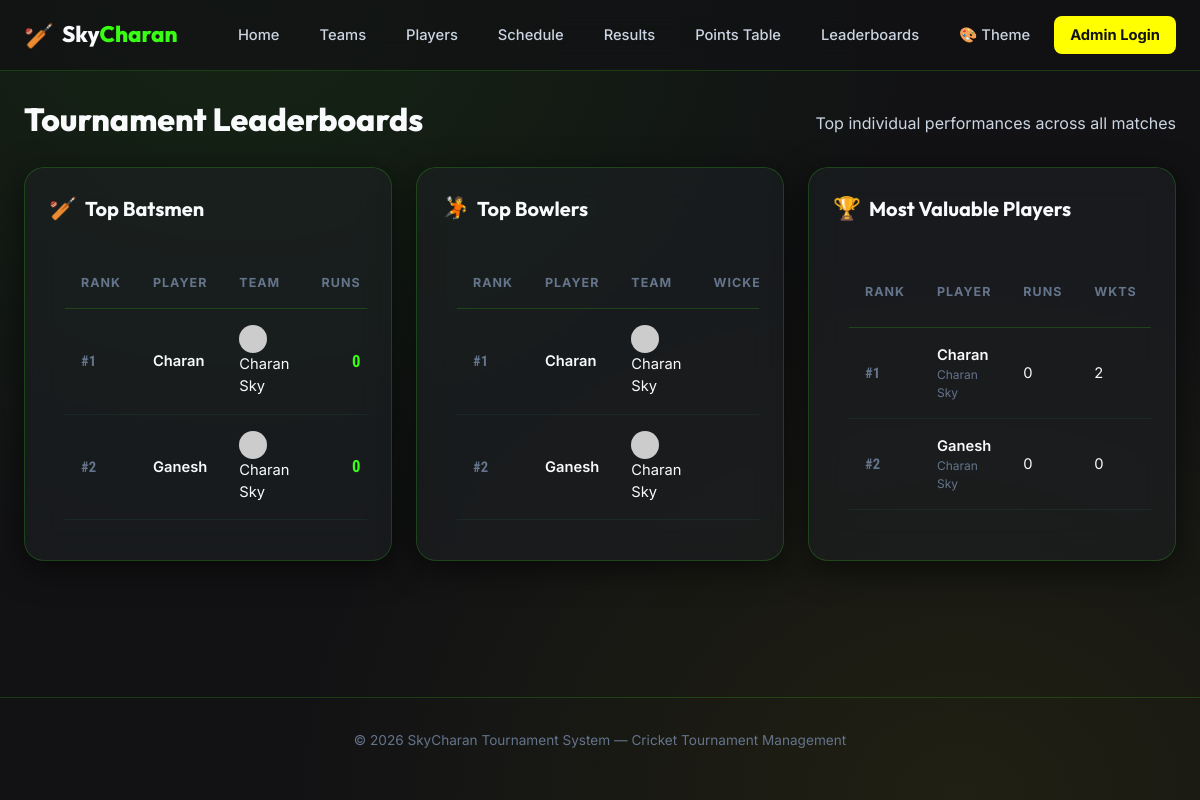
/leaderboards/, run on the app's committed database.
### tournament/models.py (models this page shows, shortened)
class Player(models.Model):
    BATSMAN = 'Batsman'
    BOWLER = 'Bowler'
    ALLROUNDER = 'All-rounder'
    ROLE_CHOICES = [
        (BATSMAN, 'Batsman'),
        (BOWLER, 'Bowler'),
        (ALLROUNDER, 'All-rounder'),
    ]
    name = models.CharField(max_length=100)
    role = models.CharField(max_length=20, choices=ROLE_CHOICES, default=BATSMAN)
    team = models.ForeignKey(Team, on_delete=models.CASCADE, related_name='players')
    runs = models.PositiveIntegerField(default=0)
    wickets = models.PositiveIntegerField(default=0)
    class Meta:
        ordering = ['team__name', 'name']

class Team(models.Model):
    name = models.CharField(max_length=100, unique=True)
    logo = models.URLField(blank=True, help_text="Optional logo image URL")
    coach_name = models.CharField(max_length=100, blank=True)
    class Meta:
        ordering = ['name']
    @property
    def logo_or_placeholder(self):
        if self.logo:
            return self.logo
        return "https://placehold.co/80x80/0f3d2e/ffffff?text=" + (self.name[:2].upper())

### tournament/views.py (the view)
# urls.py: path('leaderboards/', views.leaderboards, name='leaderboards'),
def leaderboards(request):
    top_batsmen = Player.objects.select_related('team').order_by('-runs')[:5]
    top_bowlers = Player.objects.select_related('team').order_by('-wickets')[:5]
    top_allrounders = Player.objects.select_related('team').annotate(
        mvp_score=F('runs') + (F('wickets') * 20)
    ).order_by('-mvp_score')[:5]
    context = {
        'top_batsmen': top_batsmen,
        'top_bowlers': top_bowlers,
        'top_allrounders': top_allrounders,
    }
    return render(request, 'tournament/leaderboards.html', context)

### tournament/context_processors.py (called while the page is built, shortened)
def live_match_context(request):
    live_match = Match.objects.filter(status=Match.LIVE).first()
    return {
        'global_live_match': None,
        'global_live_state': None,
        'global_live_rr': 0.0,
        'global_live_target_text': "",
    }

### tournament/templates/tournament/leaderboards.html (shortened to what this page needs)
{% extends 'tournament/base.html' %}
{% block content %}
<section class="section">
    <div class="section-header">
        <h1 class="page-title">Tournament Leaderboards</h1>
        <p class="page-subtitle">Top individual performances across all matches</p>
    </div>
    <div class="leaderboards-container">
        <div class="leaderboard-card glass">
            <h3 class="leaderboard-title">
                <span class="emoji">&#127951;</span> Top Batsmen
            </h3>
            <div class="table-wrapper">
                <table class="data-table">
                    <thead>
                        <tr>
                            <th>Rank</th>
                            <th>Player</th>
                            <th>Team</th>
                            <th style="text-align: right;">Runs</th>
                        </tr>
                    </thead>
                    <tbody>
                        {% for player in top_batsmen %}
                            <tr>
                                <td class="rank-cell">#{{ forloop.counter }}</td>
                                <td style="font-weight: 600;">{{ player.name }}</td>
                                <td>
                                    <img src="{{ player.team.logo_or_placeholder }}" alt="{{ player.team.name }}" class="team-logo-xs">
                                    {{ player.team.name }}
                                </td>
                                <td class="points-cell" style="text-align: right;">{{ player.runs }}</td>
                            </tr>
                        {% empty %}
                            <tr><td colspan="4" class="empty-state">No stats yet.</td></tr>
                        {% endfor %}
                    </tbody>
                </table>
            </div>
        </div>
        <div class="leaderboard-card glass">
            <h3 class="leaderboard-title">
                <span class="emoji">&#129342;</span> Top Bowlers
            </h3>
            <div class="table-wrapper">
                <table class="data-table">
                    <thead>
                        <tr>
                            <th>Rank</th>
                            <th>Player</th>
                            <th>Team</th>
                            <th style="text-align: right;">Wickets</th>
                        </tr>
                    </thead>
                    <tbody>
                        {% for player in top_bowlers %}
                            <tr>
                                <td class="rank-cell">#{{ forloop.counter }}</td>
                                <td style="font-weight: 600;">{{ player.name }}</td>
                                <td>
                                    <img src="{{ player.team.logo_or_placeholder }}" alt="{{ player.team.name }}" class="team-logo-xs">
                                    {{ player.team.name }}
                                </td>
                                <td class="points-cell" style="text-align: right; color: var(--error);">{{ player.wickets }}</td>
                            </tr>
                        {% empty %}
                            <tr><td colspan="4" class="empty-state">No stats yet.</td></tr>
                        {% endfor %}
                    </tbody>
                </table>
            </div>
        </div>
        <div class="leaderboard-card glass">
            <h3 class="leaderboard-title">
                <span class="emoji">&#127942;</span> Most Valuable Players
            </h3>
            <div class="table-wrapper">
                <table class="data-table">
                    <thead>
                        <tr>
                            <th>Rank</th>
                            <th>Player</th>
                            <th>Runs</th>
                            <th>Wkts</th>
                        </tr>
                    </thead>
                    <tbody>
                        {% for player in top_allrounders %}
                            <tr>
                                <td class="rank-cell">#{{ forloop.counter }}</td>
                                <td>
                                    <div style="font-weight: 600;">{{ player.name }}</div>
                                    <div style="font-size: 0.75rem; color: var(--text-muted);">{{ player.team.name }}</div>
                                </td>
                                <td>{{ player.runs }}</td>
                                <td>{{ player.wickets }}</td>
                            </tr>
                        {% empty %}
                            <tr><td colspan="5" class="empty-state">No stats yet.</td></tr>
                        {% endfor %}
                    </tbody>
                </table>
            </div>
        </div>
    </div>
</section>
{% endblock %}

### tournament/static/tournament/css/style.css (style rules this page uses)
:root, [data-theme="modern"] { --bg-primary: #121214; --bg-secondary: #1a1c1e; --bg-tertiary: #222528; --navbar-bg: rgba(18, 18, 20, 0.75); --bg-gradient: radial-gradient(ellipse at 20% 0%, rgba(57, 255, 20, 0.08), transparent 50%), radial-gradient(ellipse at 80% 100%, rgba(255, 255, 0, 0.06), transparent 50%); --hero-bg: radial-gradient(circle at 50% 30%, rgba(57, 255, 20, 0.12), transparent 60%), linear-gradient(180deg, rgba(20, 53, 13, 0.3), transparent); --surface: rgba(30, 34, 37, 0.55); --surface-hover: rgba(42, 48, 52, 0.65); --primary-rgb: 57, 255, 20; --accent-rgb: 255, 255, 0; --border: rgba(var(--primary-rgb), 0.18); --border-hover: rgba(var(--primary-rgb), 0.35); --primary: #39ff14; --primary-dark: #1dbb00; --primary-light: #8eff60; --secondary: #1a3d12; --accent: #ffff00; --accent-dark: #ccff00; --accent-text: #121212; --success: #39ff14; --warning: #ffff00; --error: #ff4d4d; --info: #38bdf8; --text-primary: #f8fafc; --text-secondary: #cbd5e1; --text-muted: #64748b; --space-1: 8px; --space-2: 16px; --space-3: 24px; --space-4: 32px; --space-5: 40px; --space-6: 64px; --radius-sm: 8px; --radius-md: 14px; --radius-lg: 20px; --radius-xl: 28px; --shadow-sm: 0 2px 8px rgba(0,0,0,0.4); --shadow-md: 0 8px 32px rgba(0,0,0,0.6); --shadow-glow: 0 0 40px rgba(var(--primary-rgb), 0.12); --font-body: 'Inter', system-ui, sans-serif; --font-display: 'Outfit', system-ui, sans-serif; --font-scores: 'Roboto Condensed', 'Montserrat', var(--font-display); }
*, *::before, *::after { box-sizing: border-box; margin: 0; padding: 0; }
html { scroll-behavior: smooth; }
body { font-family: var(--font-body); background: var(--bg-primary); color: var(--text-primary); line-height: 1.5; min-height: 100vh; overflow-x: hidden; background-image: var(--bg-gradient); background-attachment: fixed; transition: background 0.3s ease, color 0.3s ease; }
img { max-width: 100%; display: block; }
.glass { background: var(--surface); backdrop-filter: blur(16px); -webkit-backdrop-filter: blur(16px); border: 1px solid var(--border); border-radius: var(--radius-lg); box-shadow: var(--shadow-md); transition: all 0.3s ease, background 0.3s ease, border-color 0.3s ease; }
.section { margin-bottom: var(--space-5); }
.section-header { display: flex; align-items: center; justify-content: space-between; gap: var(--space-2); margin-bottom: var(--space-3); flex-wrap: wrap; }
.page-title { font-family: var(--font-display); font-size: 2rem; font-weight: 800; }
.page-subtitle { color: var(--text-secondary); margin-top: var(--space-1); }
.team-logo-xs { width: 28px; height: 28px; border-radius: 50%; object-fit: cover; display: inline-block; vertical-align: middle; }
.table-wrapper { padding: var(--space-2); overflow-x: auto; }
.data-table { width: 100%; border-collapse: collapse; font-size: 0.92rem; }
.data-table th { text-align: left; padding: var(--space-2); color: var(--text-muted); font-size: 0.78rem; text-transform: uppercase; letter-spacing: 1px; border-bottom: 1px solid var(--border); }
.data-table td { padding: var(--space-2); border-bottom: 1px solid rgba(52, 211, 153, 0.08); }
.rank-cell { font-family: var(--font-display); font-weight: 700; color: var(--text-muted); }
.points-cell { font-family: var(--font-display); font-weight: 800; color: var(--primary); font-size: 1.05rem; }
.glass { animation: fadeIn 0.4s ease; }
.leaderboards-container { display: grid; grid-template-columns: repeat(auto-fit, minmax(320px, 1fr)); gap: var(--space-3); margin-top: var(--space-2); }
.leaderboard-card { padding: var(--space-3); }
.leaderboard-title { font-family: var(--font-display); font-size: 1.25rem; font-weight: 700; margin-bottom: var(--space-2); display: flex; align-items: center; gap: var(--space-1); }
.leaderboard-title .emoji { font-size: 1.4rem; }
.stat-value, .points-badge, .result-score, .points-cell, .rank-cell, .rank, .mini-stat-value, .score-nums { font-family: var(--font-scores) !important; font-weight: 700; }

### data on the page
Player: name "Charan", team.name "Charan Sky", runs "0", wickets "2"
Player: name "Ganesh", team.name "Charan Sky", runs "0", wickets "0"
